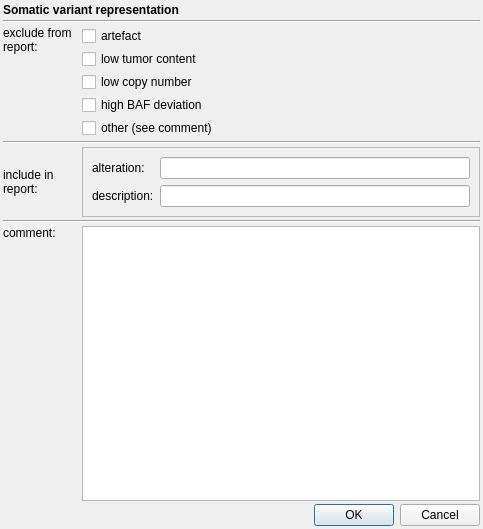
<?xml version="1.0" encoding="UTF-8"?>
<ui version="4.0">
 <class>SomaticVariantDialog</class>
 <widget class="QDialog" name="SomaticVariantDialog">
  <property name="geometry">
   <rect>
    <x>0</x>
    <y>0</y>
    <width>483</width>
    <height>529</height>
   </rect>
  </property>
  <property name="windowTitle">
   <string>Dialog</string>
  </property>
  <layout class="QGridLayout" name="gridLayout">
   <property name="leftMargin">
    <number>3</number>
   </property>
   <property name="topMargin">
    <number>3</number>
   </property>
   <property name="rightMargin">
    <number>3</number>
   </property>
   <property name="bottomMargin">
    <number>3</number>
   </property>
   <property name="horizontalSpacing">
    <number>10</number>
   </property>
   <property name="verticalSpacing">
    <number>3</number>
   </property>
   <item row="0" column="0" colspan="2">
    <widget class="QLabel" name="label">
     <property name="sizePolicy">
      <sizepolicy hsizetype="Preferred" vsizetype="Preferred">
       <horstretch>0</horstretch>
       <verstretch>0</verstretch>
      </sizepolicy>
     </property>
     <property name="font">
      <font>
       <weight>75</weight>
       <bold>true</bold>
      </font>
     </property>
     <property name="text">
      <string>Somatic variant representation</string>
     </property>
    </widget>
   </item>
   <item row="1" column="0" colspan="2">
    <widget class="Line" name="line_3">
     <property name="sizePolicy">
      <sizepolicy hsizetype="Minimum" vsizetype="Fixed">
       <horstretch>0</horstretch>
       <verstretch>0</verstretch>
      </sizepolicy>
     </property>
     <property name="minimumSize">
      <size>
       <width>0</width>
       <height>0</height>
      </size>
     </property>
     <property name="maximumSize">
      <size>
       <width>16777214</width>
       <height>16777215</height>
      </size>
     </property>
     <property name="orientation">
      <enum>Qt::Horizontal</enum>
     </property>
    </widget>
   </item>
   <item row="2" column="0" rowspan="5">
    <widget class="QLabel" name="label_7">
     <property name="sizePolicy">
      <sizepolicy hsizetype="Preferred" vsizetype="Preferred">
       <horstretch>0</horstretch>
       <verstretch>0</verstretch>
      </sizepolicy>
     </property>
     <property name="toolTip">
      <string>Reasons why the variant is excluded from the report.</string>
     </property>
     <property name="frameShape">
      <enum>QFrame::NoFrame</enum>
     </property>
     <property name="text">
      <string>&lt;html&gt;&lt;head/&gt;&lt;body&gt;&lt;p&gt;exclude from&lt;br/&gt;report:&lt;/p&gt;&lt;/body&gt;&lt;/html&gt;</string>
     </property>
     <property name="alignment">
      <set>Qt::AlignLeading|Qt::AlignLeft|Qt::AlignTop</set>
     </property>
     <property name="wordWrap">
      <bool>true</bool>
     </property>
    </widget>
   </item>
   <item row="2" column="1">
    <widget class="QCheckBox" name="exclude_artefact">
     <property name="text">
      <string>artefact</string>
     </property>
    </widget>
   </item>
   <item row="3" column="1">
    <widget class="QCheckBox" name="exclude_low_tumor_content">
     <property name="text">
      <string>low tumor content</string>
     </property>
    </widget>
   </item>
   <item row="4" column="1">
    <widget class="QCheckBox" name="exclude_low_cn">
     <property name="text">
      <string>low copy number</string>
     </property>
    </widget>
   </item>
   <item row="5" column="1">
    <widget class="QCheckBox" name="exclude_high_baf_deviation">
     <property name="text">
      <string>high BAF deviation</string>
     </property>
    </widget>
   </item>
   <item row="6" column="1">
    <widget class="QCheckBox" name="exclude_other">
     <property name="text">
      <string>other (see comment)</string>
     </property>
    </widget>
   </item>
   <item row="7" column="0" colspan="2">
    <widget class="Line" name="line">
     <property name="sizePolicy">
      <sizepolicy hsizetype="Minimum" vsizetype="Fixed">
       <horstretch>0</horstretch>
       <verstretch>0</verstretch>
      </sizepolicy>
     </property>
     <property name="minimumSize">
      <size>
       <width>0</width>
       <height>0</height>
      </size>
     </property>
     <property name="maximumSize">
      <size>
       <width>16777214</width>
       <height>16777215</height>
      </size>
     </property>
     <property name="orientation">
      <enum>Qt::Horizontal</enum>
     </property>
    </widget>
   </item>
   <item row="8" column="0">
    <widget class="QLabel" name="label_3">
     <property name="sizePolicy">
      <sizepolicy hsizetype="Minimum" vsizetype="Fixed">
       <horstretch>0</horstretch>
       <verstretch>0</verstretch>
      </sizepolicy>
     </property>
     <property name="maximumSize">
      <size>
       <width>16777215</width>
       <height>16777215</height>
      </size>
     </property>
     <property name="text">
      <string>include in
report:</string>
     </property>
     <property name="wordWrap">
      <bool>true</bool>
     </property>
    </widget>
   </item>
   <item row="8" column="1">
    <widget class="QFrame" name="frame">
     <property name="frameShape">
      <enum>QFrame::StyledPanel</enum>
     </property>
     <property name="frameShadow">
      <enum>QFrame::Raised</enum>
     </property>
     <layout class="QGridLayout" name="gridLayout_2">
      <item row="0" column="1">
       <widget class="QLineEdit" name="include_variant_alt"/>
      </item>
      <item row="0" column="0">
       <widget class="QLabel" name="label_4">
        <property name="text">
         <string>alteration:</string>
        </property>
       </widget>
      </item>
      <item row="1" column="1">
       <widget class="QLineEdit" name="include_variant_desc"/>
      </item>
      <item row="1" column="0">
       <widget class="QLabel" name="label_6">
        <property name="text">
         <string>description:</string>
        </property>
       </widget>
      </item>
     </layout>
    </widget>
   </item>
   <item row="9" column="0" colspan="2">
    <widget class="Line" name="line_2">
     <property name="orientation">
      <enum>Qt::Horizontal</enum>
     </property>
    </widget>
   </item>
   <item row="10" column="0">
    <widget class="QLabel" name="label_2">
     <property name="sizePolicy">
      <sizepolicy hsizetype="Minimum" vsizetype="Preferred">
       <horstretch>0</horstretch>
       <verstretch>0</verstretch>
      </sizepolicy>
     </property>
     <property name="text">
      <string>comment:</string>
     </property>
     <property name="alignment">
      <set>Qt::AlignLeading|Qt::AlignLeft|Qt::AlignTop</set>
     </property>
    </widget>
   </item>
   <item row="10" column="1">
    <widget class="QPlainTextEdit" name="comment"/>
   </item>
   <item row="11" column="0" colspan="2">
    <widget class="QDialogButtonBox" name="buttonBox">
     <property name="orientation">
      <enum>Qt::Horizontal</enum>
     </property>
     <property name="standardButtons">
      <set>QDialogButtonBox::Cancel|QDialogButtonBox::Ok</set>
     </property>
    </widget>
   </item>
  </layout>
 </widget>
 <resources/>
 <connections>
  <connection>
   <sender>buttonBox</sender>
   <signal>accepted()</signal>
   <receiver>SomaticVariantDialog</receiver>
   <slot>accept()</slot>
   <hints>
    <hint type="sourcelabel">
     <x>248</x>
     <y>254</y>
    </hint>
    <hint type="destinationlabel">
     <x>157</x>
     <y>274</y>
    </hint>
   </hints>
  </connection>
  <connection>
   <sender>buttonBox</sender>
   <signal>rejected()</signal>
   <receiver>SomaticVariantDialog</receiver>
   <slot>reject()</slot>
   <hints>
    <hint type="sourcelabel">
     <x>316</x>
     <y>260</y>
    </hint>
    <hint type="destinationlabel">
     <x>286</x>
     <y>274</y>
    </hint>
   </hints>
  </connection>
 </connections>
</ui>
